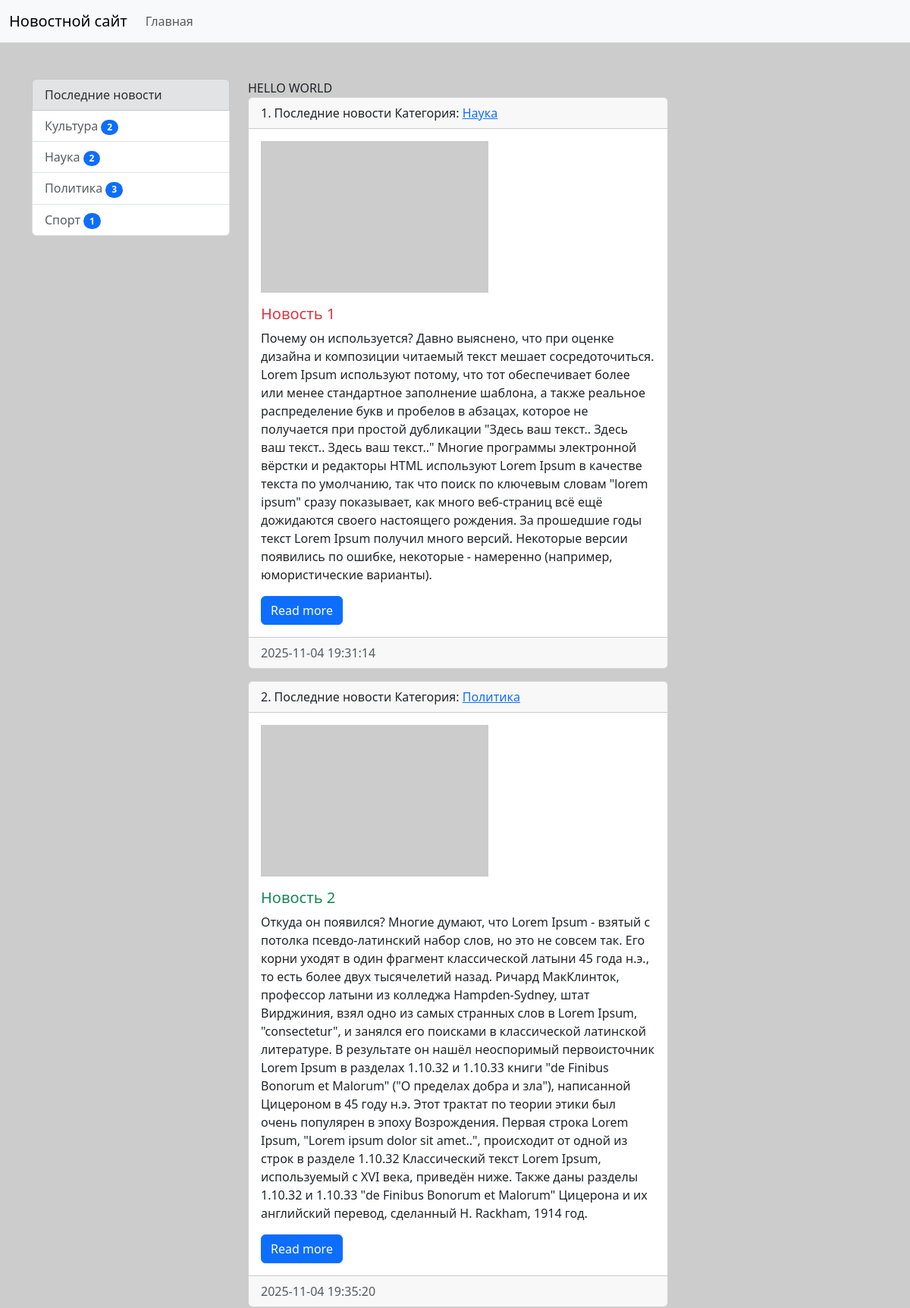
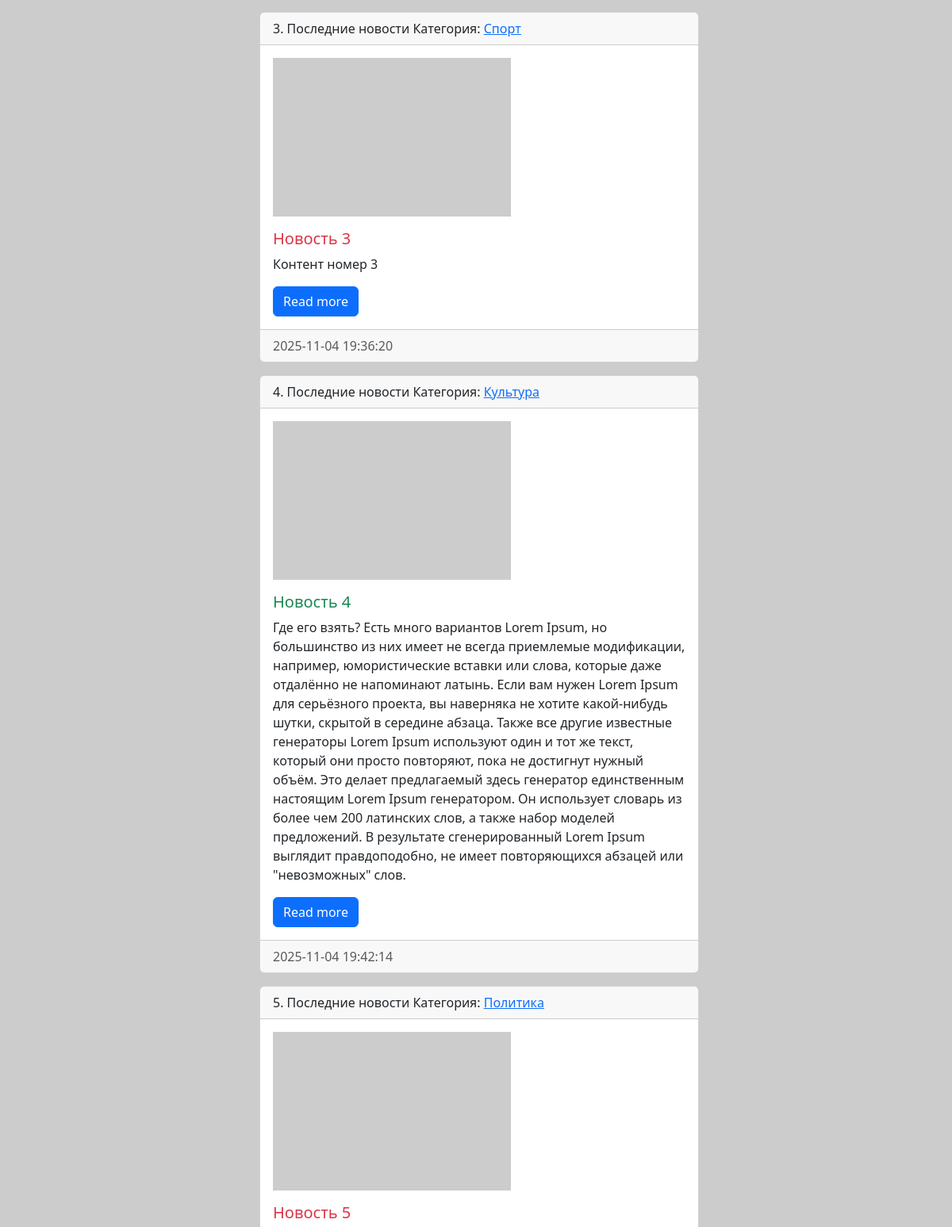
Page /news/ (upper part) on the committed database (2 pictures, top to bottom).
### news/models.py (models this page shows, shortened)
class Category(models.Model):
    title = models.CharField(max_length=150, db_index=True, verbose_name='Наименование категории')
    def get_absolute_url(self):
        return reverse('category', kwargs={'pk': self.pk})
    class Meta:
        verbose_name = 'Категория'
        verbose_name_plural = 'Категории'
        ordering = ['title']
    def __str__(self):
        return self.title

class News(models.Model):
    title = models.CharField(max_length=150, verbose_name='Наименование')
    content = models.TextField(blank=True, verbose_name= 'Контент')
    created_at = models.DateTimeField(auto_now_add=True, verbose_name='Дата публикации')
    updated_at = models.DateTimeField(auto_now=True, verbose_name='Обновлено')
    photo = models.ImageField(upload_to='photos/%Y/%m/%d', verbose_name='Фото', blank=True)
    is_published = models.BooleanField(default=True, verbose_name='Опубликовано')
    category = models.ForeignKey(Category, on_delete=models.PROTECT, null=True, verbose_name='Категория', related_name='get_news')
    views = models.IntegerField(default=0)
    def get_absolute_url(self):
        return reverse('view_news', kwargs={'pk': self.pk})
    def my_func(self):
        return "Последние новости"
    class Meta:
        verbose_name = 'Новость'
        verbose_name_plural = 'Новости'
        ordering = ['created_at']

### news/views.py (the view)
# urls.py: path('', HomeNews.as_view(), name='home'),
class HomeNews(MyMixin, ListView):
    model = News
    template_name = 'news/home_news_list.html'
    context_object_name = 'news'
    mixin_prop = 'hello world'
    paginate_by = 5
    def get_queryset(self):
        return News.objects.filter(is_published=True).select_related('category')
    def get_context_data(self, *, object_list=None, **kwargs):
        context = super().get_context_data(**kwargs)
        context['title'] = self.get_upper('Главная страница')
        context['mixin_prop'] = self.get_prop()
        return context

### news/templatetags/news_tags.py (called while the page is built)
@register.inclusion_tag('news/list_categories.html')
def show_categories(arg1='Последние', arg2='новости'):
  categories = Category.objects.all()
  categories = Category.objects.annotate(cnt=Count('get_news')).filter(cnt__gt=0)
  return {"categories": categories, "arg1": arg1, "arg2": arg2}

### news/utils.py (called while the page is built)
    def get_prop(self):
        return self.mixin_prop.upper()

    def get_upper(self, s):
        if isinstance(s, str):
            return s.upper()
        else:
            return s.title.upper()

### news/templates/news/home_news_list.html (shortened to what this page needs)
{% extends 'base.html' %}
{% block sidebar %}
  {% include 'inc/_sidebar.html' %}
{% endblock %}
{% block content %}
{{ mixin_prop }}
<div class="col-md-8">
        {% for item in news %}
        <div class="card mb-3">
        <div class="card-header">
            {{ forloop.counter }}.
            {{ item.my_func }}
            Категория:
            <a href="{{item.category.get_absolute_url}}">
              {{ item.category }}
            </a>
        </div>
        <div class="card-body">
            <div class="media">
            {% if item.photo %}
                <img src="{{ item.photo.url }}" class="img-fluid mb-3" width="300">
            {% else %}
                <img src="https://picsum.photos/300/200" class="img-fluid mb-3">
            {% endif %}
            <div class="media-body">
                <h5 class="card-title {% cycle 'text-danger' 'text-success' %}">
                {{ item.title }}
                </h5>
                <p class="card-text">
                {{ item.content }}
                </p>
                <a href="{{item.get_absolute_url}}" class="btn btn-primary">Read more</a>
            </div>
            </div>
        </div>
        <div class="card-footer text-body-secondary">
            {{ item.created_at|date:"Y-m-d H:i:s" }}
        </div>
        </div>
        {% endfor %}
      </div>
    </div>
{% endblock %}

### news/templates/news/list_categories.html
<div class="list-group">
    <div class="list-group-item list-group-item-secondary">{{ arg1 }} {{ arg2 }}</div>
    {% for item in categories %}
    <a href="{{ item.get_absolute_url }}" class="list-group-item list-group-item-action">{{ item.title }}
        <span class="badge bg-primary rounded-pill">{{item.cnt}}</span>
    </a>
    {% endfor %}
</div>

### static/style/style.css (style rules this page uses)
body { background-color: #ccc; }

### rows in the picture
Category: title "Культура", cnt "2"
Category: title "Наука", cnt "2"
Category: title "Политика", cnt "3"
Category: title "Спорт", cnt "1"
News: my_func "Последние новости", category "Наука", title "Новость 1", content "Почему он используется? Давно выяснено, что при оценке дизайна и композиции читаемый текст мешает сосредоточиться. Lorem Ipsum используют потому, что тот обеспечивает более или менее стандартное заполнение шаблона, а также реальное распределение букв и пробелов в абзацах, которое не получается при простой дубликации \"Здесь ваш текст.. Здесь ваш текст.. Здесь ваш текст..\" Многие программы электронной вёрстки и редакторы HTML используют Lorem Ipsum в качестве текста по умолчанию, так что поиск по ключевым словам \"lorem ipsum\" сразу показывает, как много веб-страниц всё ещё дожидаются своего настоящего рождения. За прошедшие годы текст Lorem Ipsum получил много версий. Некоторые версии…", created_at "2025-11-04 19:31:14"
News: my_func "Последние новости", category "Политика", title "Новость 2", content "Откуда он появился? Многие думают, что Lorem Ipsum - взятый с потолка псевдо-латинский набор слов, но это не совсем так. Его корни уходят в один фрагмент классической латыни 45 года н.э., то есть более двух тысячелетий назад. Ричард МакКлинток, профессор латыни из колледжа Hampden-Sydney, штат Вирджиния, взял одно из самых странных слов в Lorem Ipsum, \"consectetur\", и занялся его поисками в классической латинской литературе. В результате он нашёл неоспоримый первоисточник Lorem Ipsum в разделах 1.10.32 и 1.10.33 книги \"de Finibus Bonorum et Malorum\" (\"О пределах добра и зла\"), написанной Цицероном в 45 году н.э. Этот трактат по теории этики был очень популярен в эпоху Возрождения. Первая…", created_at "2025-11-04 19:35:20"
News: my_func "Последние новости", category "Спорт", title "Новость 3", content "Контент номер 3", created_at "2025-11-04 19:36:20"
News: my_func "Последние новости", category "Культура", title "Новость 4", content "Где его взять? Есть много вариантов Lorem Ipsum, но большинство из них имеет не всегда приемлемые модификации, например, юмористические вставки или слова, которые даже отдалённо не напоминают латынь. Если вам нужен Lorem Ipsum для серьёзного проекта, вы наверняка не хотите какой-нибудь шутки, скрытой в середине абзаца. Также все другие известные генераторы Lorem Ipsum используют один и тот же текст, который они просто повторяют, пока не достигнут нужный объём. Это делает предлагаемый здесь генератор единственным настоящим Lorem Ipsum генератором. Он использует словарь из более чем 200 латинских слов, а также набор моделей предложений. В результате сгенерированный Lorem Ipsum выглядит…", created_at "2025-11-04 19:42:14"
News: my_func "Последние новости", category "Политика", title "Новость 5"

### other values in the picture
{{ arg1 }} "Последние"
{{ arg2 }} "новости"
{{ mixin_prop }} "HELLO WORLD"
